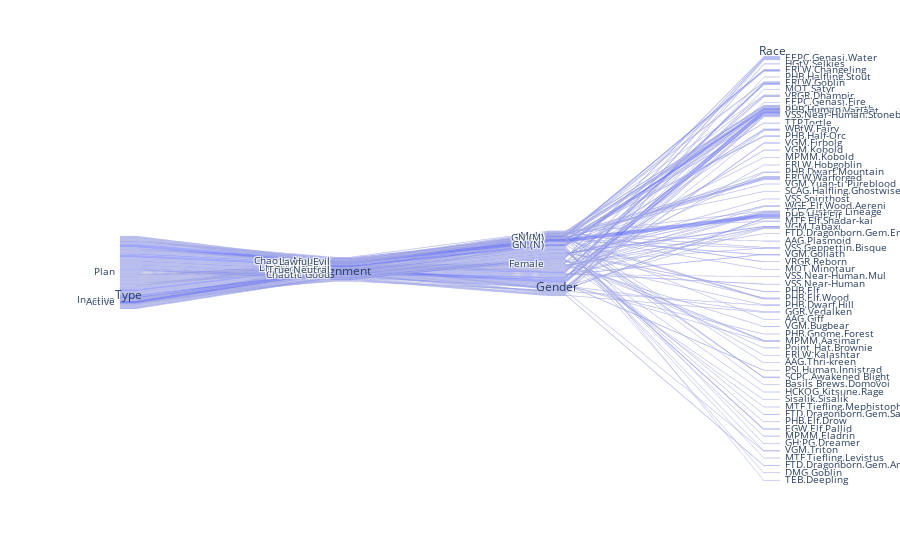

Notebook code for this chart:
### Code cell
fig = px.parallel_categories(Table_Character, dimensions=['Type','Alignment','Gender','Race'], color_continuous_scale=px.colors.sequential.Inferno)
fig.show()

### Figure 1 — Plotly figure (JSON) as saved in the notebook; plotly's stock layout.template omitted (floating-point values rounded to 4 significant figures; data arrays with more than 128 entries replaced by an {"elided": "..."} marker saying what was removed)
{"data": [{"dimensions": [{"label": "Type", "values": {"elided": "152 str values"}}, {"label": "Alignment", "values": {"elided": "152 str values"}}, {"label": "Gender", "values": {"elided": "152 str values"}}, {"label": "Race", "values": {"elided": "152 str values"}}], "domain": {"x": [0, 1], "y": [0, 1]}, "name": "", "type": "parcats"}], "layout": {"legend": {"tracegroupgap": 0}, "margin": {"t": 60}, "autosize": true}}
